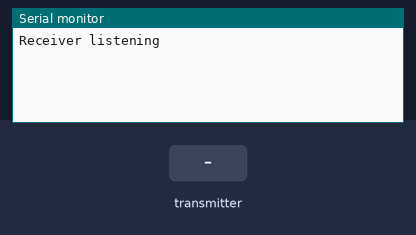
Simulated run of this sketch. Board: Arduino Uno, built with avr-gcc and run on an emulated ATmega328P. Parts: the last lines printed to the serial monitor. Inputs (shaded band) come from the test bench. No radio packets arrive unless stated.

Above: at 1.2 s.
1.3 s: the transmitter starts sending n = 0
At 1.37 s:
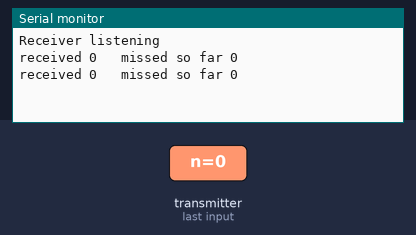
3.2 s: the transmitter starts sending n = 256
At 3.27 s:
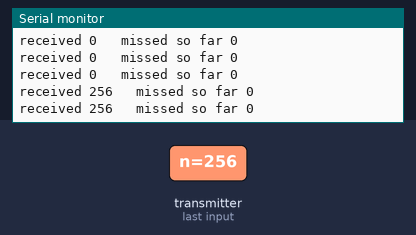

The sketch:

t09_radio_receiver.ino
```cpp
// TEST 9b: NRF24L01 radio, RECEIVER (upload to Arduino B, the gateway)
// Wiring: same as the sender (VCC 3.3V ONLY, CE D8, CSN D7, SPI D11-D13, capacitor).
// Serial Monitor 9600 baud. Prints every counter received.
// Expect: numbers arriving once per second with no gaps. Gaps = lost messages.
#include <SPI.h>
#include <RF24.h>

RF24 radio(8, 7);
const uint8_t ADDRESS[6] = "IRRG1";
unsigned long last = 0, missed = 0;

void setup() {
  Serial.begin(9600);
  if (!radio.begin()) { Serial.println(F("radio NOT FOUND")); while (1) {} }
  radio.setChannel(90);
  radio.setDataRate(RF24_250KBPS);
  radio.setPALevel(RF24_PA_HIGH);
  radio.openReadingPipe(1, ADDRESS);
  radio.startListening();
  Serial.println(F("Receiver listening"));
}

void loop() {
  if (!radio.available()) return;
  unsigned long n;
  radio.read(&n, sizeof(n));
  if (last && n > last + 1) missed += n - last - 1;
  last = n;
  Serial.print(F("received ")); Serial.print(n);
  Serial.print(F("   missed so far ")); Serial.println(missed);
}
```

Measured:
- after the input at 1.3 s, the serial monitor: prints a new line at once (image 1)
- after the input at 3.2 s, the serial monitor: prints a new line at once (image 2)
